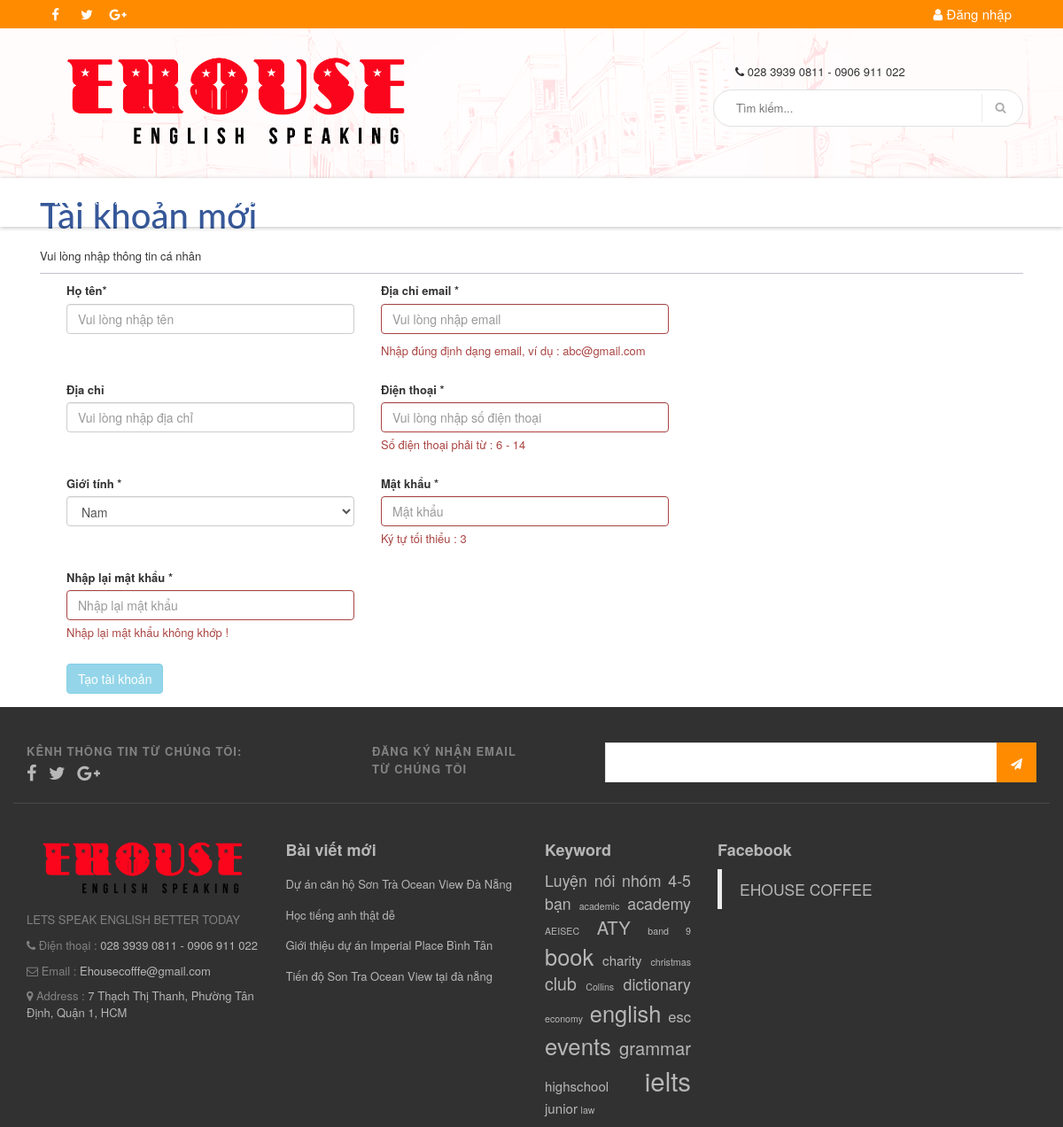
Page /index.php/account on the earlier database version.
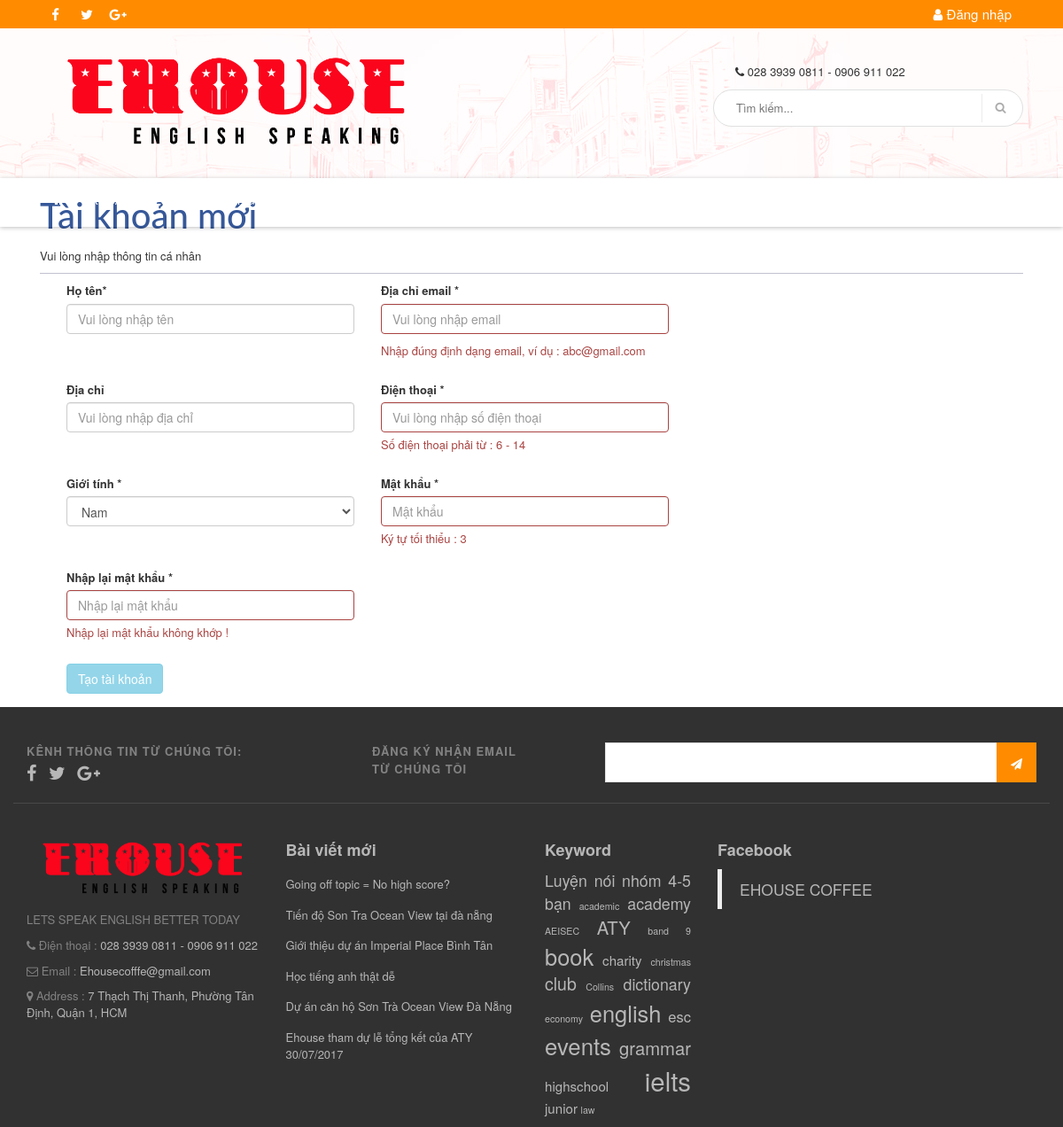
Same page on the later database version.
### tables this page shows
CREATE TABLE `website` (
  `id` varchar(100) NOT NULL,
  `language_slug` varchar(2) NOT NULL,
  `website_name` varchar(255) DEFAULT NULL,
  `favicon` varchar(255) NOT NULL,
  `facebook` varchar(255) DEFAULT NULL,
  `youtube` varchar(255) DEFAULT NULL,
  `google_plus` varchar(255) DEFAULT NULL,
  `twitter` varchar(255) DEFAULT NULL,
  `ad_video` text,
  `phone` varchar(150) DEFAULT NULL,
  `mobile_phone` varchar(150) DEFAULT NULL,
  `google_map` text,
  `email` varchar(255) DEFAULT NULL,
  `address` varchar(255) DEFAULT NULL,
  `slogan` varchar(255) DEFAULT NULL,
  `keyword` text,
  `meta_description` varchar(255) NOT NULL,
  `visitor` int(11) DEFAULT NULL,
  `modified_date` datetime NOT NULL
);

CREATE TABLE `news` (
  `id` int(11) NOT NULL,
  `title` text NOT NULL,
  `short_content` text NOT NULL,
  `content` text NOT NULL,
  `keyword` varchar(255) NOT NULL,
  `meta_description` varchar(255) NOT NULL,
  `image` varchar(255) NOT NULL,
  `language_slug` varchar(2) NOT NULL,
  `modified_date` datetime NOT NULL,
  `status` tinyint(1) NOT NULL
);

### application/core/MY_Controller.php (called while the page is built, shortened)
<?php
class MY_Controller extends CI_Controller {
	protected function render($the_view = NULL, $template = 'master')
	{
		if($template == 'json' || $this->input->is_ajax_request())
		{
			header('Content-Type: application/json');
			echo json_encode($this->data);
		}
		else if(is_null($template))
		{
			$this->load->view($the_view, $this->data);
		}else
		{
			$this->data['the_view_content'] = (is_null($the_view)) ? '' : $this->load->view($the_view, $this->data, TRUE);
			$this->load->view('templates/' . $template . '_view', $this->data);
		}
	}
}
class Public_Controller extends MY_Controller
{
	function __construct()
	{
		$input['where'] = array('language_slug'=>'vi');
		$this->data['website'] = $this->website_model->get_row($input);
		if($this->data['website']->favicon != "" && $this->data['website']->favicon != NULL){
			$doc = new DOMDocument();
			$doc->loadHTML($this->data['website']->favicon);
			$xpath = new DOMXPath($doc);
			$this->data['website']->favicon_icon = $xpath->evaluate("string(//img/@src)");
		}else $this->data['website']->favicon_icon = "";
		$this->data['website']->page_title = $this->data['website']->website_name;
		$this->data['website']->meta_keyword = "";
		$this->data['website']->meta_description = "";
		$input_news['limit'] = array('6' ,'0');
		$input_news['order'] = array('modified_date','DESC');
		$this->data['news'] = $this->news_model->get_list($input_news);
	}
	protected function render($the_view = NULL, $template = 'public_master')
	{
		parent::render($the_view, $template);
	}
}

### application/controllers/Account.php (called while the page is built, shortened)
<?php
class Account extends Public_Controller {
	function __construct() {
		parent::__construct();
	}
	public function index()
	{
		$this->render('user/account_view');
	}
}

### index.php (called while the page is built, shortened)
<?php
require_once BASEPATH.'core/CodeIgniter.php';

### application/helpers/common_helper.php (called while the page is built, shortened)
<?php
	function public_helper($string = '')
	{
		return base_url('public/'.$string);
	}
?>

### application/models/Website_model.php (called while the page is built, shortened)
<?php
class Website_model extends MY_Model
{
    function __construct()
    {
        $this->table = 'website';
    }
}

### application/core/MY_Model.php (called while the page is built, shortened)
<?php if ( ! defined('BASEPATH')) exit('No direct script access allowed');
class MY_Model extends CI_Model {
    var $table = '';
    var $key = 'id';
    var $order = '';
    function get_row($input = array()){
        $query = $this->db->get($this->table);
        return $query->row();
    }
    function get_list($input = array())
    {
        $query = $this->db->get($this->table);
        return $query->result();
    }
    protected function get_list_set_input($input = array())
    {
        if ((isset($input['where'])) && $input['where'])
        {
            $this->db->where($input['where']);
        }
        if (isset($input['order'][0]) && isset($input['order'][1]))
        {
            $this->db->order_by($input['order'][0], $input['order'][1]);
        }
        else
        {
            $order = ($this->order == '') ? array($this->table.'.'.$this->key, 'desc') : $this->order;
            $this->db->order_by($order[0], $order[1]);
        }
        if (isset($input['limit'][0]) && isset($input['limit'][1]))
        {
            $this->db->limit($input['limit'][0], $input['limit'][1]);
        }
    }
}
?>

### application/models/News_model.php (called while the page is built, shortened)
<?php
class News_model extends MY_Model
{
    function __construct()
    {
        $this->table = 'news';
    }
}

### application/helpers/slug_helper.php (called while the page is built)
<?php
if ( ! function_exists('create_slug'))
{
	function create_slug($string) {
		$search = array (
			'#(à|á|ạ|ả|ã|â|ầ|ấ|ậ|ẩ|ẫ|ă|ằ|ắ|ặ|ẳ|ẵ)#',
			'#(è|é|ẹ|ẻ|ẽ|ê|ề|ế|ệ|ể|ễ)#',
			'#(ì|í|ị|ỉ|ĩ)#',
			'#(ò|ó|ọ|ỏ|õ|ô|ồ|ố|ộ|ổ|ỗ|ơ|ờ|ớ|ợ|ở|ỡ)#',
			'#(ù|ú|ụ|ủ|ũ|ư|ừ|ứ|ự|ử|ữ)#',
			'#(ỳ|ý|ỵ|ỷ|ỹ)#',
			'#(đ)#',
			'#(À|Á|Ạ|Ả|Ã|Â|Ầ|Ấ|Ậ|Ẩ|Ẫ|Ă|Ằ|Ắ|Ặ|Ẳ|Ẵ)#',
			'#(È|É|Ẹ|Ẻ|Ẽ|Ê|Ề|Ế|Ệ|Ể|Ễ)#',
			'#(Ì|Í|Ị|Ỉ|Ĩ)#',
			'#(Ò|Ó|Ọ|Ỏ|Õ|Ô|Ồ|Ố|Ộ|Ổ|Ỗ|Ơ|Ờ|Ớ|Ợ|Ở|Ỡ)#',
			'#(Ù|Ú|Ụ|Ủ|Ũ|Ư|Ừ|Ứ|Ự|Ử|Ữ)#',
			'#(Ỳ|Ý|Ỵ|Ỷ|Ỹ)#',
			'#(Đ)#',
			"/[^a-zA-Z0-9\-\_]/",
			) ;
		$replace = array (
			'a',
			'e',
			'i',
			'o',
			'u',
			'y',
			'd',
			'A',
			'E',
			'I',
			'O',
			'U',
			'Y',
			'D',
			'-',
			) ;
		$string = preg_replace($search, $replace, $string);
		$string = preg_replace('/(-)+/', '-', $string);
		$string = strtolower($string);
		return $string;
	}
}

### application/views/templates/_parts/public_master_footer_view.php (the view, shortened to what this page needs)
<div class="footer" id="footer">
    <div class="top-footer">
        <div class="container">
            <div class="row">
                <div class="col-xs-12 col-md-4 social">
                    <p>
                        <label>Kênh thông tin từ chúng tôi:</label><br>
                        <a href="<?php echo $website->facebook; ?>" target="_blank"><i class="fa fa-facebook"></i></a>
                        <a href="<?php echo $website->twitter; ?>"><i class="fa fa-twitter"></i></a>
                        <a href="<?php echo $website->google_plus; ?>"><i class="fa fa-google-plus"></i></a>
                    </p>
                </div>
                <div class="col-xs-12 col-md-8">
                    <form action="" class="form-newsletter">
                        <label>
                            Đăng ký nhận email từ chúng tôi
                        </label>
                        <div class="form-group">
                            <input class="input-control" type="text">
                            <button><i class="fa fa-paper-plane"></i></button>
                        </div>
                    </form>
                </div>
            </div>
        </div>
    </div>
    <div class="container mid-footer">
        <div class="row">
            <div class="col-xs-12 col-sm-6 col-md-3">
                <div class="logo"><img src="<?php echo public_helper('upload/images/logo.png'); ?>" class="img-responsive" alt="Image"></div>
                <p><?php echo $website->slogan; ?></p>
                <p><i class="fa fa-phone"></i> Điện thoại : <a href="tel:01234 4321 32"><?php echo $website->phone; ?></a></p>
                <p><i class="fa fa-envelope-o"></i> Email : <a href="mailto:<?php echo $website->email; ?>"><?php echo $website->email; ?></a></p>
                <p><i class="fa fa-map-marker"></i> Address : <a href="#"><?php echo $website->address; ?></a></p>
            </div>
            <div class="col-xs-12 col-sm-6 col-md-3">
                <div class="title">Bài viết mới</div>
                <ul class="list-unstyled">
                    <?php foreach ($news as $item) { ?>
                        <li><a href="<?php echo base_url('tin-tuc/'.$item->id.'-'.create_slug($item->title)); ?>"><?php echo $item->title; ?></a></li>
                    <?php } ?>
                </ul>
            </div>
            <div class="col-xs-12 col-sm-6 col-md-2">
                <div class="title">Keyword</div>
                <ul class="list-unstyled">
                    <div class="tagcloud">
                        <?php echo $website->keyword; ?>
                    </div>
                </ul>
            </div>
            <div class="col-xs-12 col-sm-6 col-md-4">
                <div class="title">Facebook</div>
                <div class="fb-page" data-href="https://www.facebook.com/Ehouse.hcmc/" data-small-header="false" data-adapt-container-width="true"
                data-hide-cover="false" data-show-facepile="true">
                <blockquote cite="<?php echo $website->facebook; ?>" class="fb-xfbml-parse-ignore">
                    <a href="<?php echo $website->facebook; ?>"><?php echo $website->website_name; ?></a>
                </blockquote>
            </div>
        </div>
    </div>
</div>
</div>

### application/views/user/account_view.php (shortened to what this page needs)
<div class="presentation container">
	<div id="login-form" class="col-main col-md-12">
		<div class="box-header with-border">
			<h2 class="box-title">Tài khoản mới</h2>
		</div>
		<p class="border-bottom-solid">Vui lòng nhập thông tin cá nhân</p>
		<div class="box box-primary col-md-8">
			<div role="form" id="form" novalidate="true">
				<form data-toggle="validator" action="http://muamyphamthiennhien.com/account/register" method="post" novalidate="true">
					<div class="box-body">
						<div class="form-group col-md-6">
							<label for="fullname"><span class="required"> Họ tên*</span></label>
							<input type="text" class="form-control" id="InputName" required="required" placeholder="Vui lòng nhập tên" name="name" data-error="Vui lòng nhập vào trường này và đúng định dạng !" value="">
							<span class="glyphicon form-control-feedback"></span>
						</div>
						<div class="form-group col-md-6 has-error has-danger">
							<label for="InputEmail1">Địa chỉ email<span class="required"> *</span></label>
							<input type="email" pattern="[a-z0-9._%+-]+@[a-z0-9.-]+\.[a-z]{2,4}$" class="form-control" id="InputEmail" required="required" placeholder="Vui lòng nhập email" name="email" value="">
							<div class="help-block">Nhập đúng định dạng email, ví dụ : abc@gmail.com</div>
						</div>
						<div class="form-group col-md-6">
							<label for="InputAddress">Địa chỉ</label>
							<input type="text" class="form-control" id="InputAddress" required="required" placeholder="Vui lòng nhập địa chỉ" name="name" data-error="Vui lòng nhập vào trường này và đúng định dạng !" value="">
							<span class="glyphicon form-control-feedback"></span>
						</div>
						<div class="form-group col-md-6 has-error has-danger">
							<label for="InputPhone">Điện thoại<span class="required"> *</span></label>
							<input type="text" pattern="^[_0-9]{6,14}$" data-minlength="6" maxlength="18" class="form-control" id="InputPhone" required="required" placeholder="Vui lòng nhập số điện thoại" name="phone" value="">
							<div class="help-block">Số điện thoại phải từ  : 6 - 14</div>
						</div>
						<div class="form-group col-md-6">
							<label for="InputSex">Giới tính<span class="required"> *</span></label>
							<select class="form-control" id="InputSex" name="sex">
								<option value="M">Nam</option>
							</select>
						</div>
						<div class="form-group col-md-6 has-error has-danger">
							<label for="InputPassword">Mật khẩu<span class="required"> *</span></label>
							<input type="password" class="form-control" pattern=".{3,}" data-minlength="3" data-minlength-error="không đủ 3 ký tự" id="InputPassword" required="" placeholder="Mật khẩu" name="password" value="">
							<div class="help-block">Ký tự tối thiểu  : 3</div>
						</div>
						<div class="form-group col-md-6 has-error has-danger">
							<label for="InputRePassword1">Nhập lại mật khẩu<span class="required"> *</span></label>
							<input type="password" class="form-control" pattern=".{3,}" id="inputPasswordConfirm" required="" data-match="#InputPassword" data-error="Nhập lại mật khẩu không khớp !" placeholder="Nhập lại mật khẩu" name="confirm_password" value="">
							<div class="help-block with-errors"><ul class="list-unstyled"><li>Nhập lại mật khẩu không khớp !</li></ul></div>
						</div>
					</div>
					<div class="box-footer col-md-12">
						<button type="submit" class="btn btn-info pull-left disabled">Tạo tài khoản</button>
					</div>
				</form>
			</div>
		</div>
	</div>
</div>

### application/views/templates/public_master_view.php (shortened to what this page needs)
<!DOCTYPE html>
<html lang="vi-VN">
<head>
	<?php $this->load->view('templates/_parts/public_master_library_view'); ?>
</head>
<body>
<div class="content-section">
	<?php $this->load->view('templates/_parts/public_master_header_view'); ?>
	<?php echo $the_view_content; ?>
	<?php $this->load->view('templates/_parts/public_master_footer_view'); ?>
</body>
</html>

### application/views/templates/_parts/public_master_library_view.php (shortened to what this page needs)
<link rel="stylesheet" href="<?php echo public_helper('lib/bootstrap/css/bootstrap.min.css'); ?>"/>
<link rel="stylesheet" href="<?php echo public_helper('lib/font-awesome/css/font-awesome.min.css'); ?>"/>
<link rel="stylesheet" href="<?php echo public_helper('owlcarousel/owl.carousel.min.css'); ?>"/>
<link rel="stylesheet" href="<?php echo public_helper('owlcarousel/owl.theme.green.css'); ?>"/>
<link rel="stylesheet" href="<?php echo public_helper('css/animate.css'); ?>"/>
<link rel="stylesheet" href="<?php echo public_helper('css/style.css'); ?>"/>

### application/views/templates/_parts/public_master_header_view.php (shortened to what this page needs)
<div class="header">
    <div class="top top-header">
        <div class="container">
            <div class="col-md-8 social">
                <ul>
                <li><a href="<?php echo $website->facebook; ?>" target="_blank"><i class="fa fa-fw fa-facebook"></i></a></li>
                    <li><a href="<?php echo $website->twitter; ?>"><i class="fa fa-fw fa-twitter"></i></a></li>
                    <li><a href="<?php echo $website->google_plus; ?>"><i class="fa fa-fw fa-google-plus"></i></a></li>
                </ul>
            </div>
            <div class="col-md-4 social">
                <ul class="list-unstyled list-inline pull-right">
                    <li><a href="<?php echo base_url('login'); ?>"><i class="fa fa-fw fa-user"></i><span class="">Đăng nhập</span></a></li>
                </ul>
            </div>
        </div>
    </div>
    <div class="middle mid-header">
        <div class="container">
            <div class="col-md-5">
                <a href="<?php echo base_url(); ?>"><p><img src="<?php echo public_helper('upload/images/logo.png'); ?>" class="img-responsive" alt=""></p></a>
            </div>
            <div class="col-md-offset-1 col-md-4 col-xs-12 col-sm-12 pull-right">
                <p class="ct-text-2"><i class="fa fa-phone"></i> <?php echo $website->phone; ?></p>
                <form action="https://greenshop-theme.bizwebvietnam.net/search" class="search-box">
                    <input type="text" name="query" class="input-control" placeholder="Tìm kiếm...">
                    <button><i class="fa fa-search"></i></button>
                </form>
            </div>
        </div>
    </div>
</div>
</div>
<nav id="header-1" class="navbar navbar-default">
    <div class="container">
    <div class="collapse navbar-collapse" id="bs-example-navbar-collapse-1">
        <ul class="nav navbar-nav c-nav-left">
            <li><a href="<?php echo base_url(); ?>"><i class="fa fa-home"></i></a></li>
            <li class="dropdown">
                <a href="#" class="dropdown-toggle" data-toggle="dropdown" role="button" aria-haspopup="true" aria-expanded="false">Khóa học luyện nói tiếng Anh<span class="caret"></span></a>
            </li>
            <li><a href="<?php echo base_url('english/khoa-luyen-noi-tieng-anh-tai-cong-ty'); ?>">Khóa luyện nói tiếng Anh tại công ty</a></li>
            <li class="dropdown">
                <a href="#" class="dropdown-toggle" data-toggle="dropdown" role="button" aria-haspopup="true" aria-expanded="false">Khóa luyện thi IELTS<span class="caret"></span></a>
            </li>
            <li class="dropdown">
                <a href="<?php echo base_url('english/thi-thu-ielts'); ?>">Thi thử IELTS</a>
            </li>
            <li><a href="<?php echo base_url('tin-tuc'); ?>">Tin tức</a></li>
            <li><a href="<?php echo base_url('lien-he'); ?>">Liên hệ</a></li>
        </ul>
    </div>
</div>
</nav>

Differences in the rows shown:
added news: title "Going off topic = No high score?"
changed news "Tiến độ Son Tra Ocean View tại đà nẵng": moves up the list
changed news "Giới thiệu dự án Imperial Place Bình Tân": moves up the list
changed news "Học tiếng anh thật dễ": moves down the list
added news: title "Ehouse tham dự lễ tổng kết của ATY 30/07/2017"
